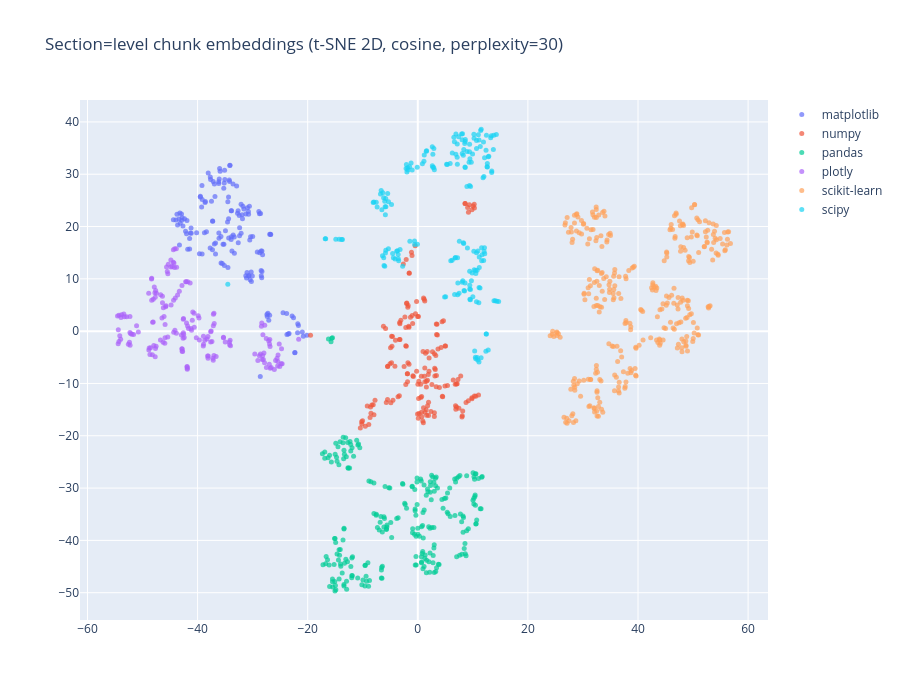

Here is the notebook cell this chart was saved with:
### Code cell
tsne_2d = plot_tsne(X, meta, dims=2)

### Figure 1 — Plotly figure (JSON) as saved in the notebook; plotly's stock layout.template omitted (floating-point values rounded to 4 significant figures; data arrays with more than 128 entries replaced by an {"elided": "..."} marker saying what was removed)
{"data": [{"hovertemplate": "%{text}<extra>matplotlib</extra>", "marker": {"opacity": 0.7, "size": 5}, "mode": "markers", "name": "matplotlib", "text": {"elided": "151 str values"}, "type": "scatter", "x": {"elided": "151 float values"}, "y": {"elided": "151 float values"}}, {"hovertemplate": "%{text}<extra>numpy</extra>", "marker": {"opacity": 0.7, "size": 5}, "mode": "markers", "name": "numpy", "text": {"elided": "164 str values"}, "type": "scatter", "x": {"elided": "164 float values"}, "y": {"elided": "164 float values"}}, {"hovertemplate": "%{text}<extra>pandas</extra>", "marker": {"opacity": 0.7, "size": 5}, "mode": "markers", "name": "pandas", "text": {"elided": "243 str values"}, "type": "scatter", "x": {"elided": "243 float values"}, "y": {"elided": "243 float values"}}, {"hovertemplate": "%{text}<extra>plotly</extra>", "marker": {"opacity": 0.7, "size": 5}, "mode": "markers", "name": "plotly", "text": {"elided": "174 str values"}, "type": "scatter", "x": {"elided": "174 float values"}, "y": {"elided": "174 float values"}}, {"hovertemplate": "%{text}<extra>scikit-learn</extra>", "marker": {"opacity": 0.7, "size": 5}, "mode": "markers", "name": "scikit-learn", "text": {"elided": "321 str values"}, "type": "scatter", "x": {"elided": "321 float values"}, "y": {"elided": "321 float values"}}, {"hovertemplate": "%{text}<extra>scipy</extra>", "marker": {"opacity": 0.7, "size": 5}, "mode": "markers", "name": "scipy", "text": {"elided": "190 str values"}, "type": "scatter", "x": {"elided": "190 float values"}, "y": {"elided": "190 float values"}}], "layout": {"height": 700, "title": {"text": "Section=level chunk embeddings (t-SNE 2D, cosine, perplexity=30)"}, "width": 900}}
